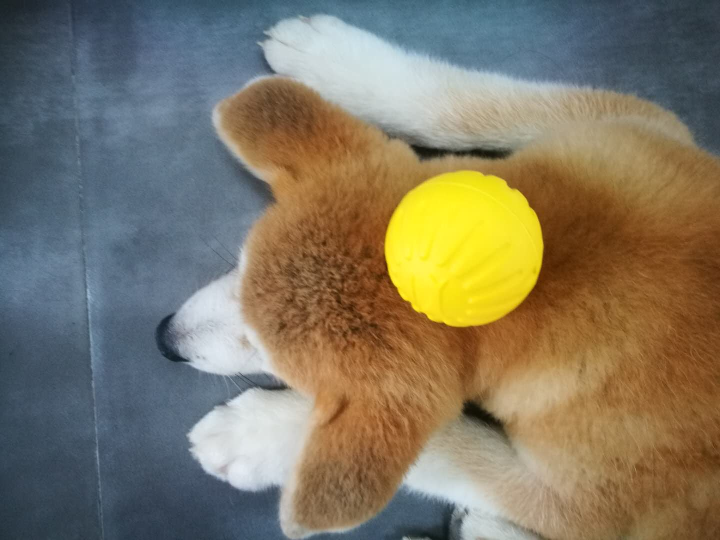
%> input picture testpic.JPG, 1440 x 1080 px (shown at 1/2 size)
$ octave --eval "result = pic2sketch('testpic.JPG');"   (GNU Octave 9; MATLAB toolbox functions it lacks are replaced by stand-ins)
%> lines starting %> are read from the running program, lines starting %| are printed output that depends on the picture; in (x1, y1, x2, y2) boxes, pixels count from 0 and x2, y2 are one past the last pixel; in counts of white or black regions, pixels touching at a corner belong together; the program's own positions count from 1
% MATLAB CLI version of Picture-to-Sketch Converter
% Author: Raymond Yang
% Reference: https://www.photoshopessentials.com/photo-effects/photo-to-sketch/
% Converts a photo to a colorized sketch
% Input: filename of string type
% Output: 3 color channel image matrix

function imI = pic2sketch(filename)
%> called with filename = 'testpic.JPG'
% Prompt user to enter input image filename and read-in image
I = imread(filename);
%> I is the input picture: size 1080x1440x3 uint8; mean R, G, B 128, 119.4, 99.2

% Remove image colours and convert from 1 to 3 channels
bwI = rgb2gray(I);
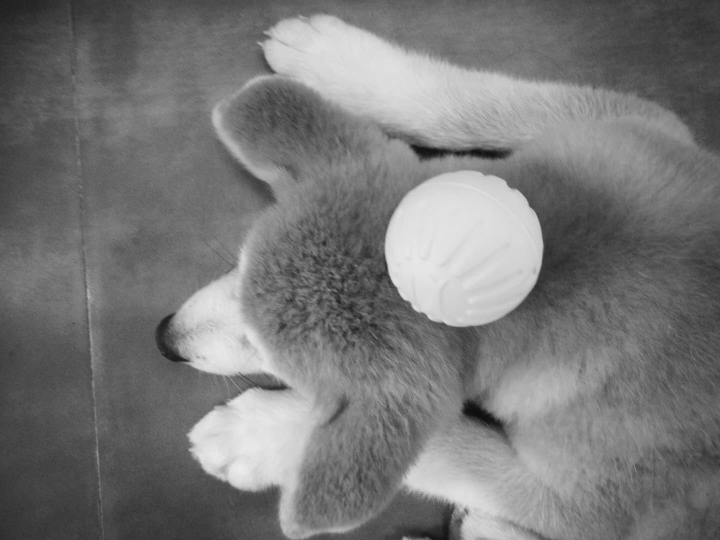
%> bwI: size 1080x1440 uint8 (shown at 1/2 size); min 12, max 236, mean 119.7
bwI = cat(3, bwI, bwI, bwI);
%> bwI: size 1080x1440x3 uint8
% Curve adjust
curI = curving(bwI);
% Invert
invI = 255 - curI;
% min filter
filterI = filter(invI);
% Color dodge blend mode
blendedI = cdblend(filterI,curI);

% Colorize sketch by overlaying original photo on top and adjusting
% transparency
figure('units','normalized','position',[0.2 0.2 0.6 0.6]);
plot(1,1);
image(uint8(blendedI));
axis off
axis image
hold on
imcolor = image(I);
hold off
set(imcolor,'AlphaData',0.3);   % transparency

% Export colorized sketch
f = getframe;
imI = f.cdata;  % 3 color channel image matrix
end

% Functions----------------------------------------------------------------

% Curving.
% Iterate through pixels and use 40 as threshold
% Set everything below 40 as 0 and scale 40~255 to 0~255
function [curI] = curving(bwI)
    curI = zeros(size(bwI,1),size(bwI,2),size(bwI,3));
    cond = (bwI <= 40);
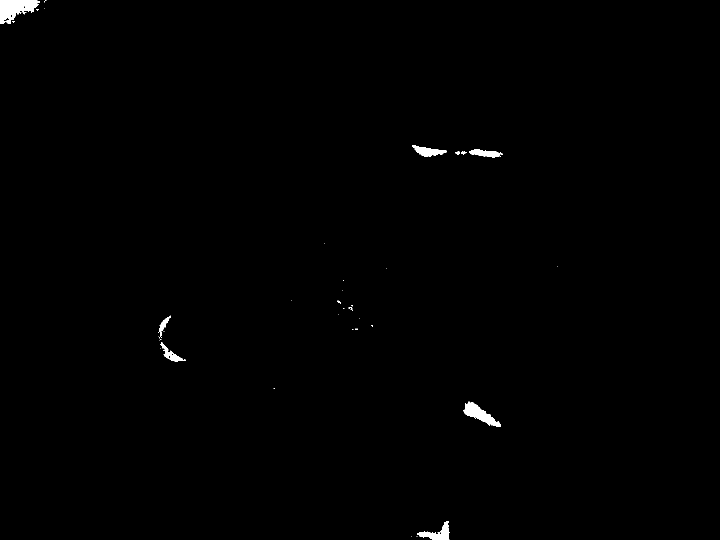
%> cond: size 1080x1440x3 logical (shown at 1/2 size); 0.47% white; 41 white regions (29 under 20 px), largest, box (x1, y1, x2, y2) and area: (0, 0, 80, 48) 2269, (927, 803, 1002, 854) 1477, (834, 1042, 899, 1080) 1024
    curI(cond) = 0;
%> curI: size 1080x1440x3 double; every value is 0
    curI(~cond) = double(bwI(~cond) - 40) ./ 215 .* 255;
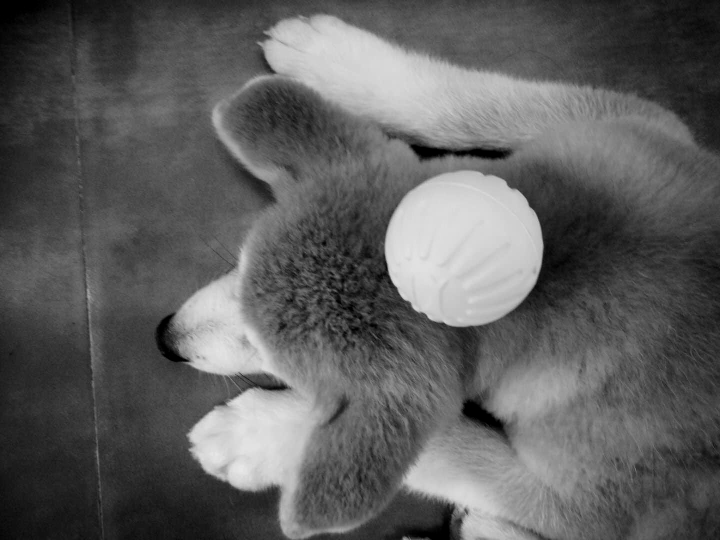
%> curI: size 1080x1440x3 double (shown at 1/2 size); min 0, max 232.5, mean 94.6
end

% Remove noise in image by finding the local (square region on each
% layer) minimum pixel value and assigning all local pixels that min
% value
% ordfilt2 takes ~2.2 seconds while 3 nested for-loops takes ~21.5 seconds
function [filterI] = filter(invI)
    filterI = zeros(size(invI,1),size(invI,2),size(invI,3));
    for dim = 1:size(filterI,3)
        % the ones matrix size is usually proportional to the image resolutions
        % typically values range from 3~10
        % a greater matrix size means a larger neighbourhood filtering operation takes place
        filterI(:,:,dim) = ordfilt2(invI(:,:,dim),1,ones(5,5));
    end
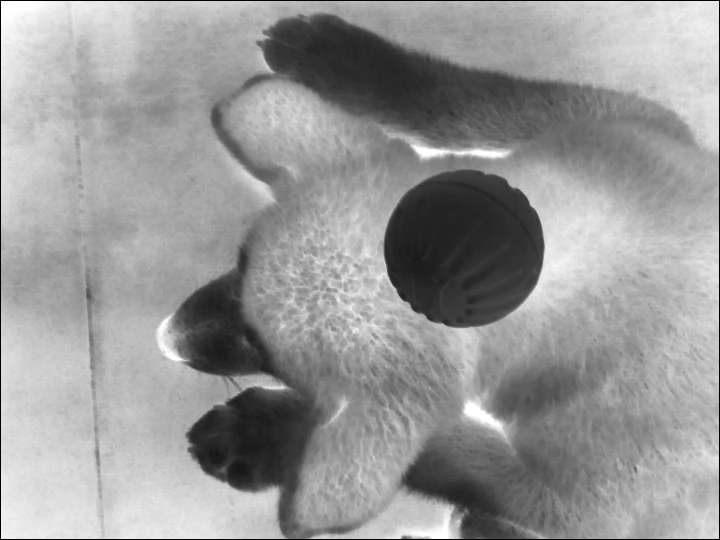
%> filterI: size 1080x1440x3 double (shown at 1/2 size); min 0, max 255, mean 152.2
end

% Color dodge blend mode
% Lighter layer is the base and darker layer is the top
function blendedI = cdblend(filterI,curI)
    blendedI = zeros(size(curI,1),size(curI,2),size(curI,3));
    cond = (curI == 255 );
%> cond: size 1080x1440x3 logical; every value is 0
    blendedI(cond) = 255;
    blendedI(~cond) = min(255,filterI(~cond)./(1 - double(curI(~cond))./255));
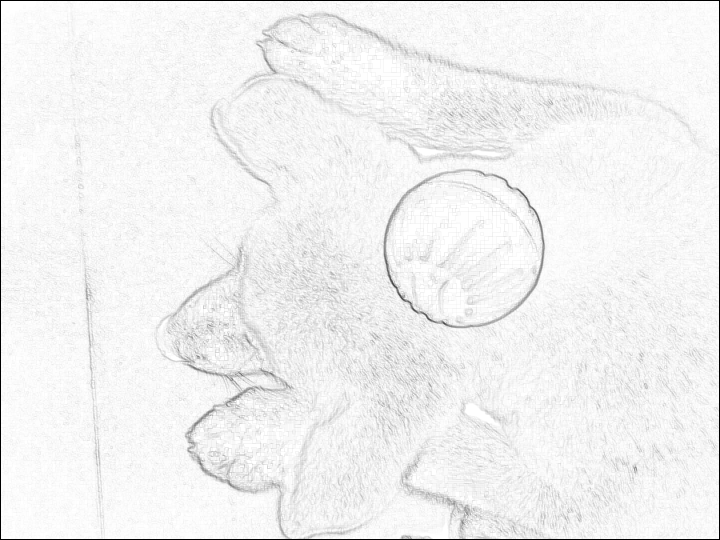
%> blendedI: size 1080x1440x3 double (shown at 1/2 size); min 0, max 255, mean 241.6
    % filter out dark points
    blendedI(blendedI <= 125) = 125;
end
%> in pic2sketch, `plot(1,1);`:
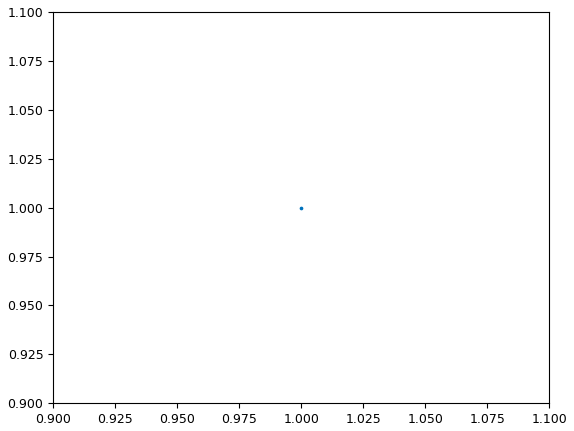
%> figure redrawn from the program's plot data
%> in pic2sketch, `imI = f.cdata;`:
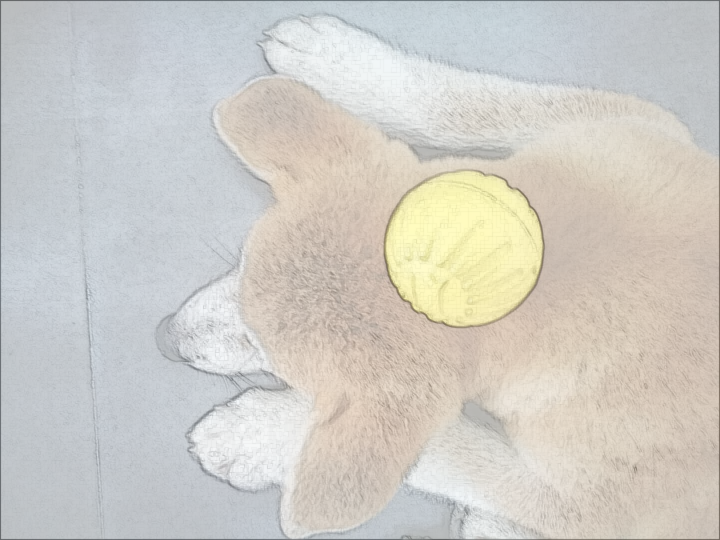
%> imI: size 540x720x3 uint8; mean R, G, B 207.4, 204.8, 198.8
